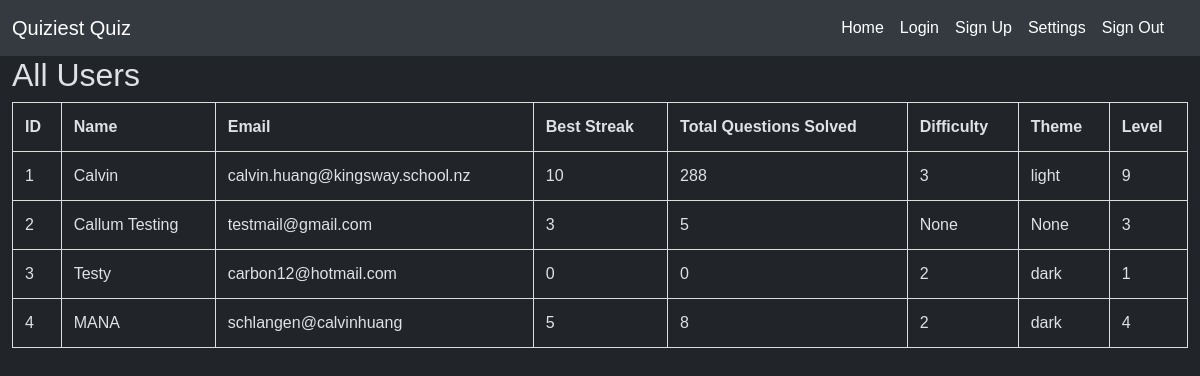
Page /users-db on the earlier database version.
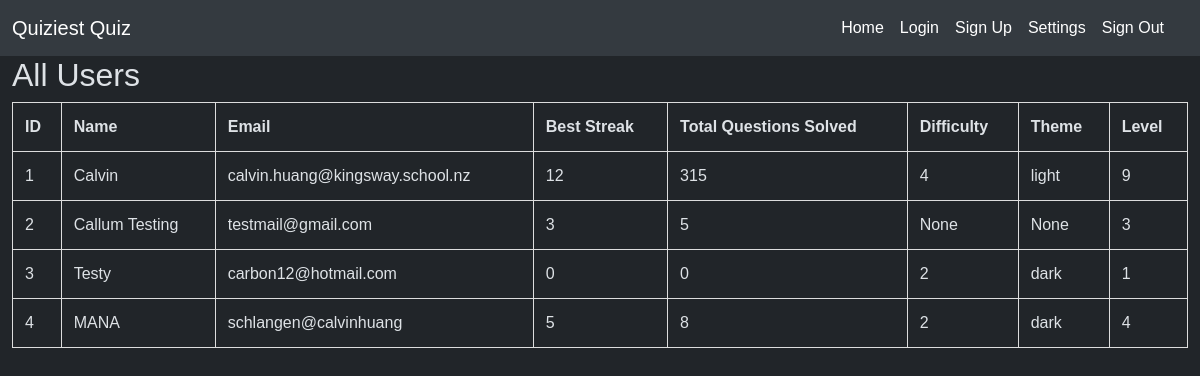
Same page on the later database version.
### website/auth/models.py (models this page shows, shortened)
class users(db.Model, UserMixin):
    id = db.Column("id", db.Integer, primary_key=True)
    name = db.Column("name", db.String(100))
    email = db.Column("email", db.String(150), unique=True) # Must be Unique
    password = db.Column("password", db.String, nullable=False)
    best_streak = db.Column("best_streak", db.Integer, db.CheckConstraint('best_streak >= 0', name='check_best_streak_positive'))
    total_solved = db.Column("total_solved", db.Integer, db.CheckConstraint('total_solved >= 0', name='check_total_solved_positive'), default=0)
    difficulty = db.Column("difficulty", db.Integer, default=2) # Default Medium Difficulty
    theme = db.Column(db.String(10), default='dark') # Default Dark Mode
    level = db.Column(db.Integer, default=1) # Users always begin on level 1
    __table_args__ = (
        db.UniqueConstraint('name', name='uq_user_name'),
        db.UniqueConstraint('email', name='uq_user_email'),
    )

### website/dbroutes.py (the view)
@db_bp.route("/users-db") # Shows users table
def usersdb():
    return render_template("usersdb.html", values=users.query.all()) # Renders template and passes all values queried from user db

### website/templates/usersdb.html (shortened to what this page needs)
{% extends "base.html" %}
{% block extra_css %}
<link rel="stylesheet" type='text/css' href="{{ url_for('static', filename='datatable.css')}}">
{% endblock %}
{% block content %}
    <h2>All Users</h2>
    <table>
        <thead>
            <tr>
                <th>ID</th>
                <th>Name</th>
                <th>Email</th>
                <th>Best Streak</th>
                <th>Total Questions Solved</th>
                <th>Difficulty</th>
                <th>Theme</th>
                <th>Level</th>
            </tr>
        </thead>
        <tbody>
            {% for item in values %}
                <tr>
                    <td>{{ item.id }}</td>
                    <td>{{ item.name }}</td>
                    <td>{{ item.email }}</td>
                    <td>{{ item.best_streak }}</td>
                    <td>{{ item.total_solved }}</td>
                    <td>{{ item.difficulty }}</td>
                    <td>{{ item.theme }}</td>
                    <td>{{ item.level }}</td>
                </tr>
            {% endfor %}
        </tbody>
    </table>
{% endblock %}

### website/templates/base.html (shortened to what this page needs)
<!DOCTYPE html>
<html lang="en">
<head>
    <link rel="stylesheet" href="https://cdn.jsdelivr.net/npm/bootstrap@5.3.3/dist/css/bootstrap.min.css">
    <link rel="stylesheet" type='text/css' href="{{ url_for('static', filename='style.css')}}">
    {% block extra_css %}{% endblock %}
</head>
<body>
    <nav class="navbar navbar-expand-lg sticky-top custom-navbar">
      <div class="container-fluid">
        <a class="navbar-brand" href="#">Quiziest Quiz</a>
        <div class="offcanvas offcanvas-end" tabindex="-1" id="offcanvasNavbar" aria-labelledby="offcanvasNavbarLabel">
          <div class="offcanvas-body">
            <ul class="navbar-nav justify-content-end flex-grow-1 pe-3">
              <li class="nav-item">
                {% if current_user.is_authenticated %}
                  <a class="nav-link" aria-current="page" href="{{ url_for('auth.user') }}">User</a>
                {% else %}
                  <a class="nav-link" aria-current="page" href="/">Home</a>
                {% endif %}
              </li>
              <li class="nav-item">
                <a class="nav-link" href="/login">Login</a>
              </li>
              <li class="nav-item">
                <a class="nav-link" href="/sign-up">Sign Up</a>
              </li>
              <li class="nav-item">
                <a class="nav-link" href="/settings">Settings</a>
              </li>
              <li class="nav-item">
                <a class="nav-link" href="/logout">Sign Out</a>
              </li>
            </ul>
          </div>
        </div>
      </div>
    </nav>
    <div class="container-fluid">
      {% block content %}
      {% endblock %}
    </div>
</body>
</html>

### website/static/style.css (style rules this page uses)
html { transition: background-color 0.6s ease, color 0.6s ease; }
:root { --bs-primary: #007bff; }
.custom-navbar { background-color: var(--navbar-bg-color); color: var(--navbar-text-color); }
.custom-navbar .nav-link { color: var(--navbar-link-color); }
[data-bs-theme="dark"] { --navbar-bg-color: #343a40; --navbar-text-color: #ffffff; --navbar-link-color: #ffffff; --navbar-link-hover-color: #cccccc; }

### website/static/datatable.css (style rules this page uses)
body { font-family: Arial, sans-serif; margin: 0; padding: 0; }
table { width: 100%; border-collapse: collapse; margin-bottom: 20px; }
table, th, td { border: 1px solid #ddd; }
th, td { padding: 12px; text-align: left; }

Differences in the rows shown:
changed users "Calvin": best_streak "10" → "12"; total_solved "288" → "315"; difficulty "3" → "4"
